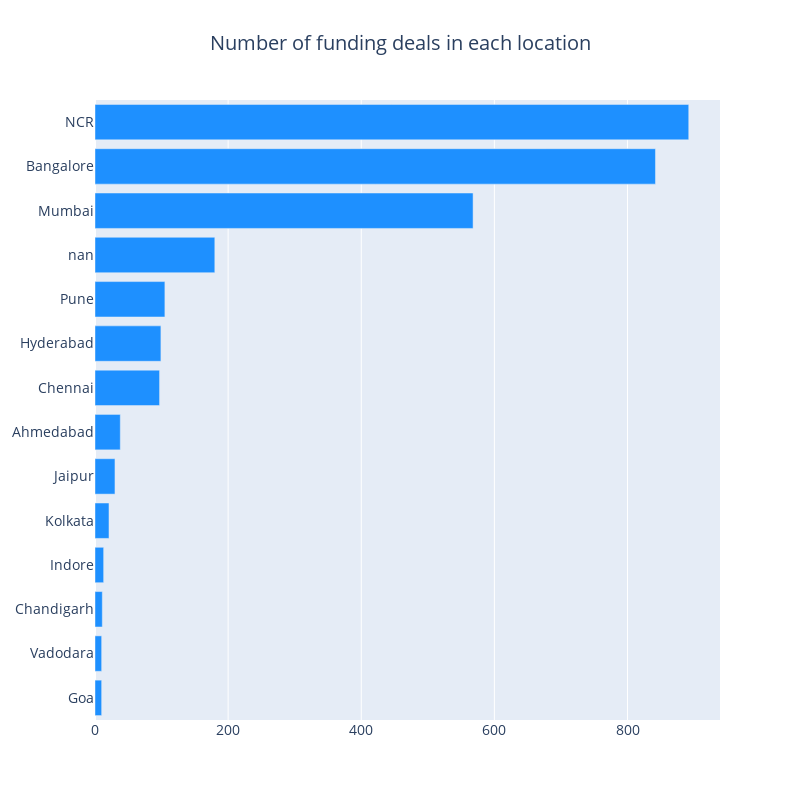

The notebook cell saved with this chart:
### Markdown cell above
### Find about the major start up hubs in India.

Now let us explore the location of the startups that got funded. This can help us to understand the startup hubs of India.

Since there are multiple locations in the data, let us plot the top 10 locations. We will also club New Delhi, Gurgaon & Noida together to form NCR for the below chart.

### Code cell
# similar function like earlier just with an additional parameter for colour
def horizontal_bar_chart(srs, color):
    trace = go.Bar(
        x=srs.values[::-1],
        y=srs.index[::-1],
        showlegend=False,
        orientation = 'h',
        marker=dict(
            color=color,
        ),
    )
    return trace
# plotting the graph with respect to location

cnt_srs = df['City'].value_counts()[:14]
layout = go.Layout(
    title=go.layout.Title(
        text="Number of funding deals in each location",
        x=0.5
    ),
    font=dict(size=14),
    width=800,
    height=800,
)

data = [horizontal_bar_chart(cnt_srs, "#1E90FF")]
fig = go.Figure(data=data, layout=layout)
py.iplot(fig, filename="funding")

### Figure 1 — Plotly figure (JSON) as saved in the notebook; plotly's stock layout.template omitted (floating-point values rounded to 4 significant figures)
{"data": [{"marker": {"color": "#1E90FF"}, "orientation": "h", "showlegend": false, "type": "bar", "x": [10, 10, 11, 13, 21, 30, 38, 97, 99, 105, 180, 568, 842, 892], "y": ["Goa", "Vadodara", "Chandigarh", "Indore", "Kolkata", "Jaipur", "Ahmedabad", "Chennai", "Hyderabad", "Pune", "nan", "Mumbai", "Bangalore", "NCR"]}], "layout": {"font": {"size": 14}, "height": 800, "title": {"text": "Number of funding deals in each location", "x": 0.5}, "width": 800}}
